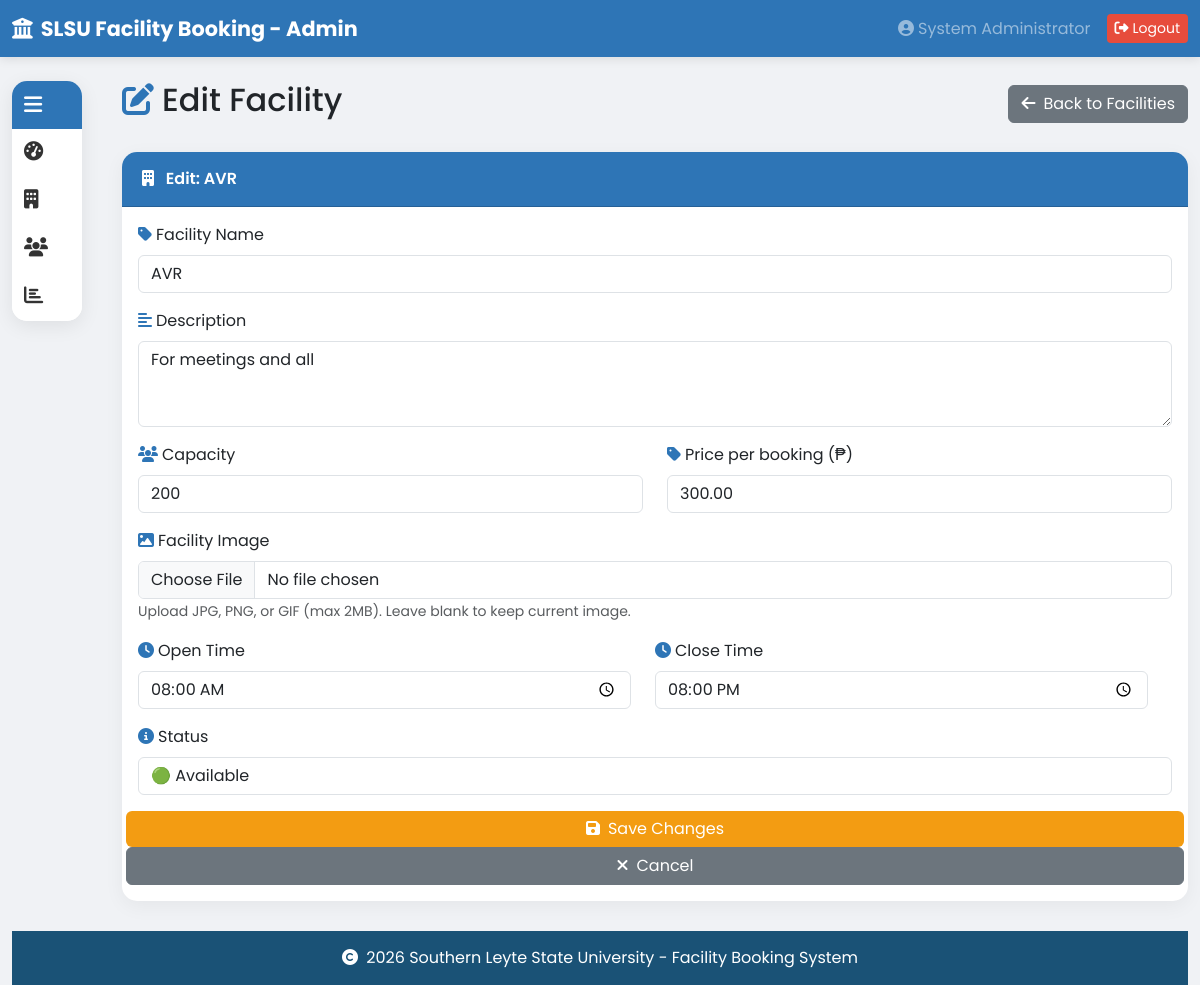
The page /admin/edit_facility.php?id=6 (signed in) on the database its author committed.
### tables this page shows
CREATE TABLE `facilities` (
  `id` int NOT NULL AUTO_INCREMENT,
  `name` varchar(100) NOT NULL,
  `description` text,
  `image` varchar(255) DEFAULT 'default.jpg',
  `capacity` int DEFAULT '0',
  `price` decimal(10,2) DEFAULT '0.00',
  `status` enum('available','maintenance','closed') DEFAULT 'available',
  `row_hash` varchar(64) DEFAULT NULL,
  `created_at` timestamp NULL DEFAULT CURRENT_TIMESTAMP,
  `open_time` time DEFAULT '08:00:00',
  `close_time` time DEFAULT '20:00:00',
  `slot_interval` int DEFAULT '60',
  PRIMARY KEY (`id`)
);

### admin/edit_facility.php (the view, shortened to what this page needs)
<?php
$conn = getSessionConnection();
$facility_id = isset($_GET['id']) ? $_GET['id'] : 0;
$sql = "SELECT * FROM facilities WHERE id = $facility_id";
$result = mysqli_query($conn, $sql);
$facility = mysqli_fetch_assoc($result);
?>
<!DOCTYPE html>
<html lang="en">
<head>
    <link href="https://cdn.jsdelivr.net/npm/bootstrap@5.3.0/dist/css/bootstrap.min.css" rel="stylesheet">
    <link rel="stylesheet" href="https://cdnjs.cloudflare.com/ajax/libs/font-awesome/6.4.0/css/all.min.css">
</head>
<body>
    <nav class="navbar navbar-dark">
        <div class="container-fluid">
            <a class="navbar-brand" href="dashboard.php">
                <i class="fas fa-university me-2"></i>SLSU Facility Booking - Admin
            </a>
            <div class="d-flex align-items-center">
                <span class="text-white-50 me-3">
                    <i class="fas fa-user-circle me-1"></i><?php echo $_SESSION['full_name']; ?>
                </span>
                <a href="../logout.php" class="btn btn-danger btn-sm">
                    <i class="fas fa-sign-out-alt me-1"></i>Logout
                </a>
            </div>
        </div>
    </nav>
    <div class="container-fluid mt-4">
        <div class="row-flex">
            <div class="sidebar-wrapper">
                <div class="card sidebar-card">
                    <div class="card-header toggle-sidebar" style="cursor: pointer;">
                        <h5 class="mb-0 d-flex align-items-center justify-content-between">
                            <span>
                                <i class="fas fa-bars menu-icon-open"></i>
                            </span>
                        </h5>
                    </div>
                    <div class="card-body p-0">
                        <div class="list-group list-group-flush">
                            <a href="dashboard.php" class="list-group-item">
                                <i class="fas fa-tachometer-alt"></i>
                            </a>
                            <a href="manage_facilities.php" class="list-group-item">
                                <i class="fas fa-building"></i>
                            </a>
                            <a href="manage_users.php" class="list-group-item">
                                <i class="fas fa-users"></i>
                            </a>
                            <a href="reports.php" class="list-group-item">
                                <i class="fas fa-chart-bar"></i>
                            </a>
                        </div>
                    </div>
                </div>
            </div>
            <div class="content-wrapper">
                <div class="d-flex justify-content-between align-items-center mb-4">
                    <h2><i class="fas fa-edit me-2" style="color: var(--slsu-blue);"></i>Edit Facility</h2>
                    <a href="manage_facilities.php" class="btn btn-secondary">
                        <i class="fas fa-arrow-left me-2"></i>Back to Facilities
                    </a>
                </div>
                <div class="card form-card">
                    <div class="card-header">
                        <i class="fas fa-building me-2"></i> Edit: <?php echo $facility['name']; ?>
                    </div>
                    <div class="card-body">
                        <form method="POST">
                            <div class="mb-3">
                                <label class="form-label">
                                    <i class="fas fa-tag me-1" style="color: var(--slsu-blue);"></i>Facility Name
                                </label>
                                <input type="text" class="form-control" name="name"
                                       value="<?php echo $facility['name']; ?>" required>
                            </div>
                            <div class="mb-3">
                                <label class="form-label">
                                    <i class="fas fa-align-left me-1" style="color: var(--slsu-blue);"></i>Description
                                </label>
                                <textarea class="form-control" name="description" rows="3" required><?php echo $facility['description']; ?></textarea>
                            </div>
                            <div class="row">
                                <div class="col-md-6 mb-3">
                                    <label class="form-label">
                                        <i class="fas fa-users me-1" style="color: var(--slsu-blue);"></i>Capacity
                                    </label>
                                    <input type="number" class="form-control" name="capacity"
                                           value="<?php echo $facility['capacity']; ?>" required>
                                </div>
                                <div class="col-md-6 mb-3">
                                    <label class="form-label">
                                        <i class="fas fa-tag me-1" style="color: var(--slsu-blue);"></i>Price per booking (₱)
                                    </label>
                                    <input type="number" step="0.01" class="form-control" name="price" required
                                        value="<?php echo $facility['price']; ?>">
                                </div>
                            <div class="mb-3">
                                <label class="form-label">
                                    <i class="fas fa-image me-1" style="color: var(--slsu-blue);"></i>Facility Image
                                </label>
                                <input type="file" class="form-control" name="image" accept="image/*">
                                <small class="text-muted">Upload JPG, PNG, or GIF (max 2MB). Leave blank to keep current image.</small>
                            </div>
                            <div class="row">
                                <div class="col-md-6 mb-3">
                                    <label class="form-label">
                                        <i class="fas fa-clock me-1" style="color: var(--slsu-blue);"></i>Open Time
                                    </label>
                                    <input type="time" class="form-control" name="open_time"
                                        value="<?php echo date('H:i', strtotime($facility['open_time'])); ?>" required>
                                </div>
                                <div class="col-md-6 mb-3">
                                    <label class="form-label">
                                        <i class="fas fa-clock me-1" style="color: var(--slsu-blue);"></i>Close Time
                                    </label>
                                    <input type="time" class="form-control" name="close_time"
                                        value="<?php echo date('H:i', strtotime($facility['close_time'])); ?>" required>
                                </div>
                            </div>
                            <div class="mb-3">
                                <label class="form-label">
                                    <i class="fas fa-info-circle me-1" style="color: var(--slsu-blue);"></i>Status
                                </label>
                                <select class="form-control" name="status" required>
                                    <option value="available" <?php echo ($facility['status'] == 'available') ? 'selected' : ''; ?>>🟢 Available</option>
                                </select>
                            </div>
                            <button type="submit" class="btn btn-warning">
                                <i class="fas fa-save me-2"></i>Save Changes
                            </button>
                            <a href="manage_facilities.php" class="btn btn-secondary">
                                <i class="fas fa-times me-2"></i>Cancel
                            </a>
                        </form>
                    </div>
                </div>
            </div>
        </div>
    </div>
    <footer>
        <i class="fas fa-copyright me-1"></i> <?php echo date('Y'); ?> Southern Leyte State University - Facility Booking System
    </footer>
</body>
</html>

### admin/edit_facility.php (style rules this page uses)
* { font-family: 'Poppins', sans-serif; }
body { background: #f0f2f5; }
:root { --slsu-blue: #2E75B6; --slsu-blue-light: #5B9BD5; --slsu-blue-dark: #1A5276; }
.navbar { background: var(--slsu-blue) !important; box-shadow: 0 2px 10px rgba(0,0,0,0.1); }
.navbar-brand { font-weight: 700; font-size: 1.3rem; }
.row-flex { display: flex; flex-wrap: wrap; align-items: flex-start; }
.sidebar-wrapper { width: 70px; transition: width 0.3s ease-in-out; flex-shrink: 0; margin-right: 20px; align-self: flex-start; }
.sidebar-card { background: white; border: none; border-radius: 15px; box-shadow: 0 5px 20px rgba(0,0,0,0.08); overflow: hidden; height: auto; }
.sidebar-card .card-header { background: var(--slsu-blue); border-bottom: none; color: white; padding: 12px; }
.sidebar-card .card-header h5 { margin: 0; white-space: nowrap; }
.sidebar-card .card-header h5 i { font-size: 1.3rem; margin-right: 0; }
.toggle-sidebar { cursor: pointer; transition: all 0.3s ease; }
.sidebar-card .list-group-item { border: none; color: #333; padding: 12px; transition: all 0.3s ease; background: white; white-space: nowrap; }
.sidebar-card .list-group-item i { margin-right: 0; width: 25px; font-size: 1.2rem; }
.content-wrapper { flex: 1; padding-left: 20px; min-width: 0; }
.menu-icon-open, .menu-icon-close { transition: all 0.3s ease; font-size: 1.2rem; }
.menu-icon-open { display: inline-block; }
.btn-warning { background: #F39C12; border: none; color: white; }
.btn-danger { background: #e74c3c; border: none; }
footer { background: var(--slsu-blue-dark); color: white; padding: 15px; text-align: center; margin-top: 30px; }
.form-card { border: none; border-radius: 15px; box-shadow: 0 5px 20px rgba(0,0,0,0.05); transition: all 0.3s ease-in-out; }
.form-card .card-header { background: var(--slsu-blue); color: white; border-radius: 15px 15px 0 0; padding: 15px 20px; font-weight: 600; }

### rows shown on the page
facilities: name "AVR", description "For meetings and all", capacity "200", price "300.00", open_time "08:00", close_time "20:00", status "🟢 Available"

### other values the page prints
$_SESSION['full_name'] "System Administrator"
